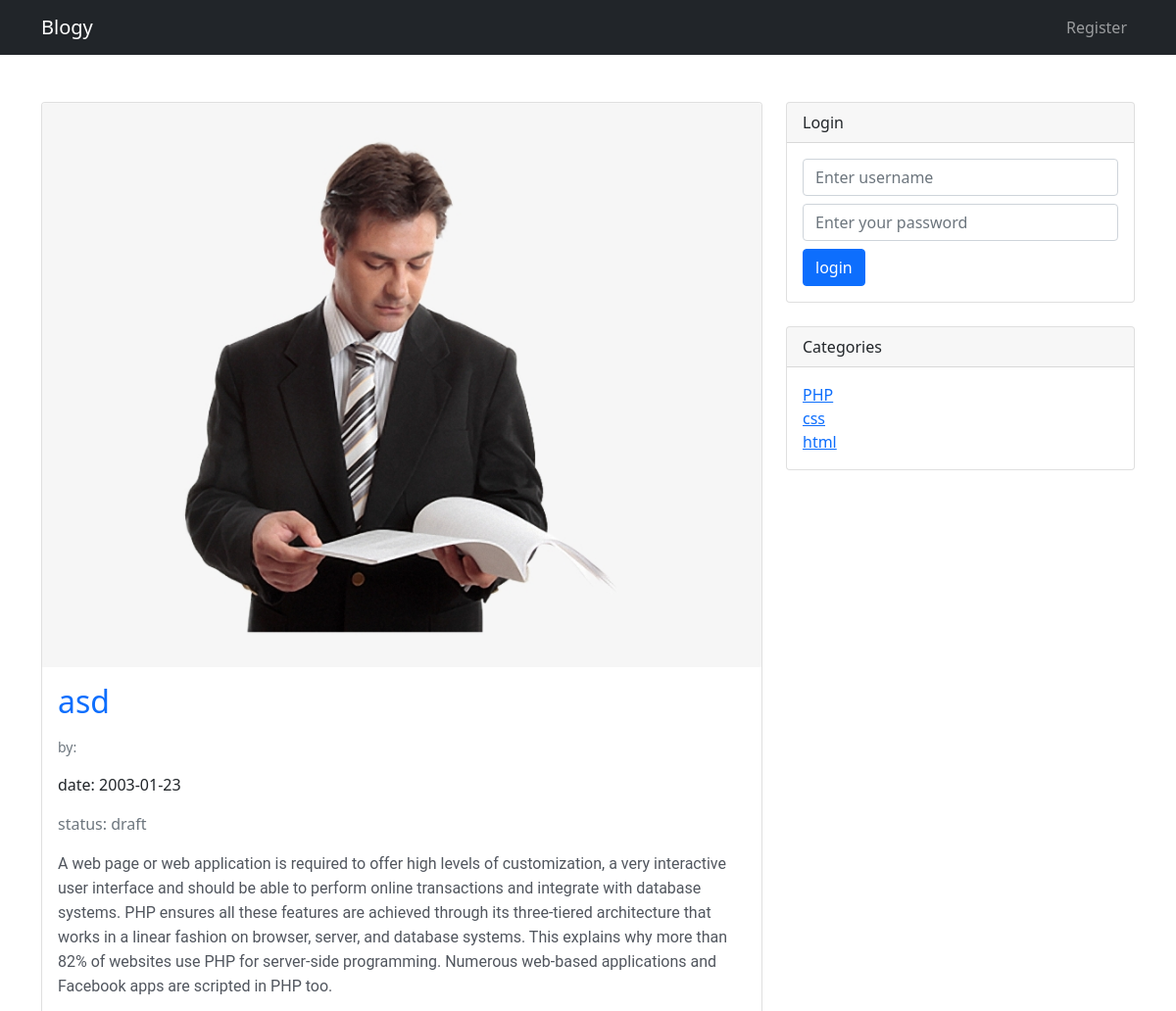
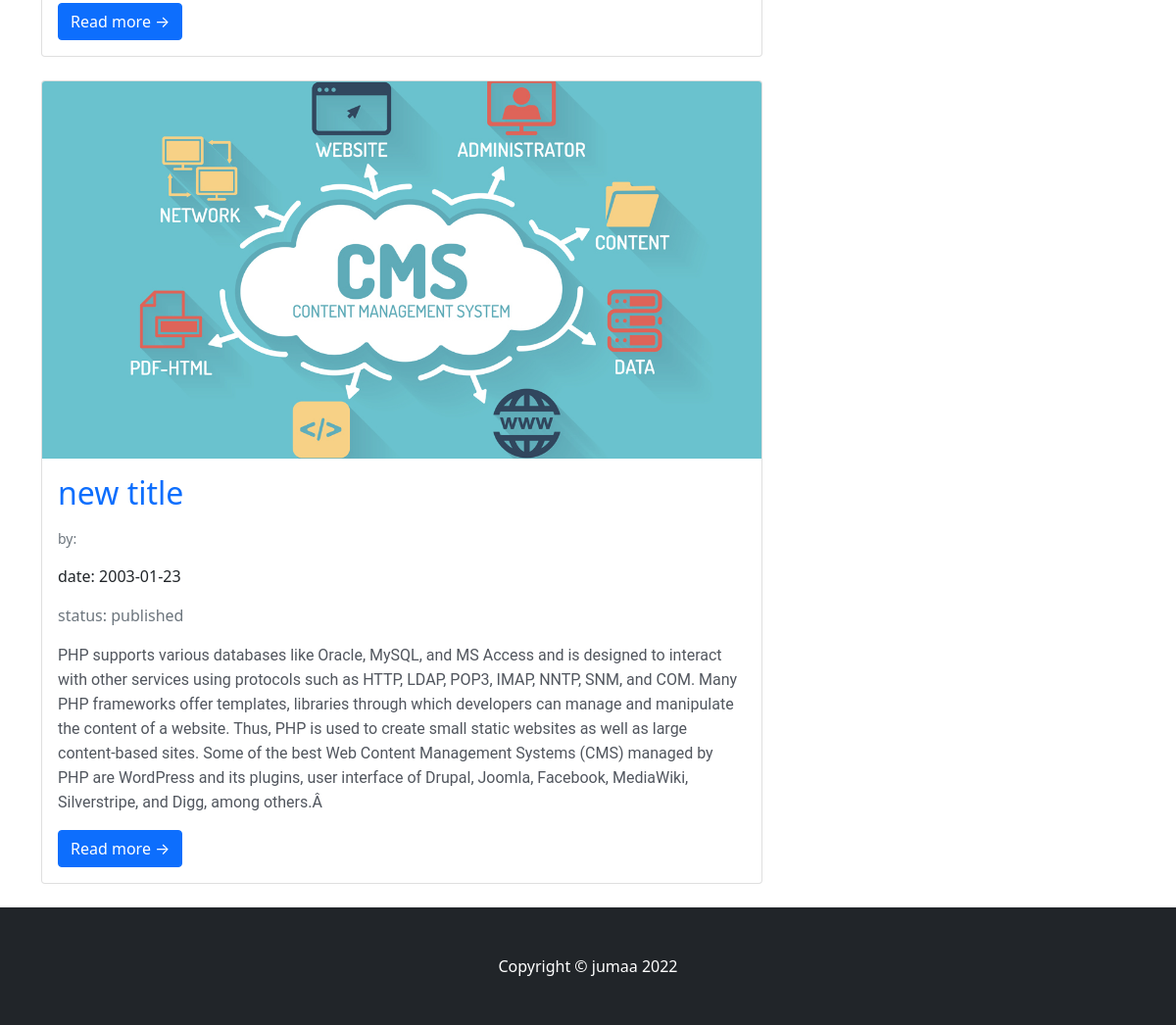
/author_posts.php?author=re&p_id=44, run on the app's committed database (2 pictures, top to bottom).
### tables this page shows
CREATE TABLE IF NOT EXISTS `posts` (
  `post_id` int(3) NOT NULL AUTO_INCREMENT,
  `post_cat_id` int(3) NOT NULL,
  `post_title` varchar(255) NOT NULL,
  `post_author` varchar(255) DEFAULT NULL,
  `post_user` varchar(11) NOT NULL,
  `post_date` date NOT NULL,
  `post_image` text NOT NULL,
  `post_content` text NOT NULL,
  `post_tags` varchar(255) NOT NULL,
  `post_comment_count` int(11) NOT NULL DEFAULT '0',
  `post_status` varchar(255) NOT NULL DEFAULT 'draft',
  `post_view_count` int(11) NOT NULL DEFAULT '0',
  PRIMARY KEY (`post_id`)
);

CREATE TABLE IF NOT EXISTS `categories` (
  `cat_id` int(3) NOT NULL AUTO_INCREMENT,
  `cat_title` varchar(255) NOT NULL,
  PRIMARY KEY (`cat_id`)
);

### author_posts.php (the view, shortened to what this page needs)
<?php include './inc/header.php';
include './inc/db.php' ?>
<?php include './inc/navbar.php' ?>
<div class="container mt-5">
    <div class="row">
        <div class="col-lg-8">
            <article>
                <?php
                if (isset($_GET['p_id'])) {
                    $post_author = $_GET['author'];
                }
                $query = "SELECT * FROM posts WHERE post_user = '$post_author'";
                $stat = $conn->query($query);
                $result = $stat->fetchAll(PDO::FETCH_ASSOC);
                ?>
                <?php if (empty($result)) : ?>
                    <h2 class="text-center">there is no article !</h2>
                <?php else : ?>
                    <?php foreach ($result as $post) : ?>
                        <?php
                        $post_id = $post['post_id'];
                        $post_title = $post['post_title'];
                        $post_user = $post['post_author'];
                        $post_date = $post['post_date'];
                        $post_image = $post['post_image'];
                        $post_content = $post['post_content'];
                        $post_status = $post['post_status'];
                        ?>
                        <div class="card mb-4 bordered">
                            <a href="post.php?p_id=<?= $post_id ?>"><img class="card-img-top" src="./images/<?= $post_image ?>" alt="..." /></a>
                            <div class="card-body">
                                <a href="post.php?p_id=<?= $post_id ?>" class="card-title h2 mb-3 text-decoration-none"><?= $post_title ?></a>
                                <div class="small text-muted mb-3 mt-3">by: <a href="author_posts.php?author=<?= $post_user ?>&p_id=<?= $post_id ?>"><?= $post_user ?></a></div>
                                <p class="card-text">date: <?= $post_date ?></p>
                                <p class="card-text text-secondary">status: <?= $post_status ?></p>
                                <p href="#" class="card-text p d-block mb-3 text-decoration-none"><?= $post_content ?></p>
                                <a class="btn btn-primary" href="post.php?p_id=<?= $post_id ?>">Read more →</a>
                            </div>
                        </div>
                    <?php endforeach ?>
                <?php endif ?>
            </article>
        </div>
        <?php include './inc/sidebar.php' ?>
    </div>
</div>
<?php include './inc/footer.php' ?>

### inc/sidebar.php
<div class="col-lg-4">
    <div class="card mb-4">
        <form action="inc/login.php" method="post">
            <div class="card-header">Login</div>
            <?php if (isset($_SESSION['user_role'])) : ?>
                <div class="card-body">
                    <h4>Hello <?= $_SESSION['username'] ?></h4>
                    <a href="inc/logout.php" class="btn btn-primary">Logout</a>
                </div>
            <?php else : ?>
                <div class="card-body">
                    <div class="input-group">
                        <input class="form-control mb-2" type="text" placeholder="Enter username" name="username" />
                    </div>
                    <div class="input-group">
                        <input class="form-control mb-2" type="password" placeholder="Enter your password" name="password" />
                    </div>
                    <button class="btn btn-primary" name="login" type="submit">login</button>
                </div>
            <?php endif; ?>
        </form>
    </div>
    <div class="card mb-4">
        <div class="card-header">Categories</div>
        <div class="card-body">
            <div class="row">
                <div class="col-sm-6">
                    <ul class="list-unstyled mb-0">
                        <?php
                        $query = "SELECT * FROM categories";
                        $stat = $conn->query($query);
                        $result = $stat->fetchAll(PDO::FETCH_ASSOC);
                        ?>
                        <?php foreach ($result as $item) : ?>
                            <?php
                            $cat_id = $item['cat_id'];
                            $cat_title = $item['cat_title'];
                            ?>
                            <li><a href="category.php?category=<?= $cat_id ?>"><?= $cat_title ?></a></li>
                        <?php endforeach; ?>
                    </ul>
                </div>
            </div>
        </div>
    </div>

### data on the page
posts: post_image (picture), post_title "asd", post_date "2003-01-23", post_status "draft", post_content "A web page or web application is required to offer high levels of customization, a very interactive user interface and should be able to perform online transactions and integrate with database systems. PHP ensures all these features are achieved through its three-tiered architecture that works in a linear fashion on browser, server, and database systems. This explains why more than 82% of websites use PHP for server-side programming. Numerous web-based applications and Facebook apps are scripted in PHP too."
posts: post_image (picture), post_title "new title", post_date "2003-01-23", post_status "published", post_content "PHP supports various databases like Oracle, MySQL, and MS Access and is designed to interact with other services using protocols such as HTTP, LDAP, POP3, IMAP, NNTP, SNM, and COM. Many PHP frameworks offer templates, libraries through which developers can manage and manipulate the content of a website. Thus, PHP is used to create small static websites as well as large content-based sites. Some of the best Web Content Management Systems (CMS) managed by PHP are WordPress and its plugins, user interface of Drupal, Joomla, Facebook, MediaWiki, Silverstripe, and Digg, among others.Â"
categories: cat_title "PHP"
categories: cat_title "css"
categories: cat_title "html"
